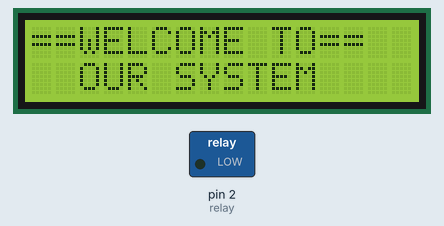
Bench run of a sketch on a simulated Arduino Uno, built with avr-gcc and run on an emulated ATmega328P. Shown: 16×2 character LCD, switched loads named in the sketch (green lamp = pin HIGH). The local clock reads 2024-03-15 10:24:30 at power-on unless the sketch sets it; what the sketch prints to the serial monitor is not drawn.

Above: at 0.1 s.
At 2.2 s:
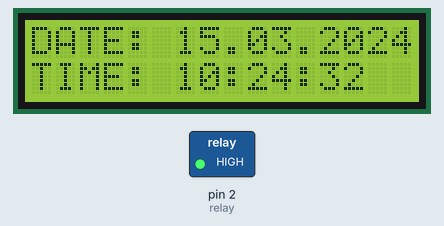
At 20.0 s:
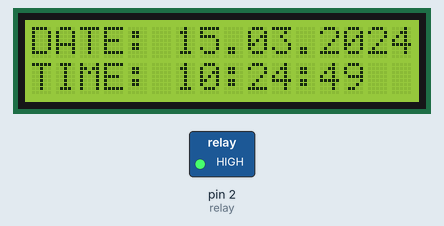
At 38.8 s:
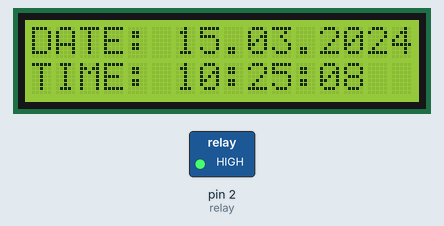
Timing chart, 0 to 40.0 s (numbered marks = the images above):
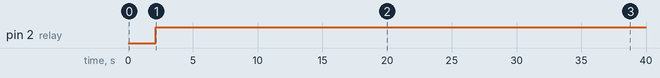

Measured:
- by itself, pin 2 (relay): LOW → HIGH at 2.1 s
- what the display in image 1 shows lasts 1.1 s, from 2.1 s to 3.2 s

The sketch:

Penyiram_Tanaman.ino
```cpp
#include <Wire.h>
#include <DS3231.h> //mengincludekan library DS3231
#include <LiquidCrystal_I2C.h>

DS3231  rtc(SDA, SCL); // inisialisasi penggunaan i2c
Time t;
LiquidCrystal_I2C lcd(0x27, 16, 2);

int jam; int menit; int detik; int relay = 2;

void setup() {
  Serial.begin(115200);
  pinMode(relay, OUTPUT);
  rtc.begin();
//    rtc.setDate(26, 5, 2023);   //mensetting tanggal 07 april 2018
//    rtc.setTime(12, 22, 00);     //menset jam 22:00:00
  //  rtc.setDOW(5);
  lcd.init();
  lcd.backlight();
  lcd.setCursor(0, 0); lcd.print("==WELCOME TO==");
  lcd.setCursor(2, 1); lcd.print("OUR SYSTEM");
  delay(2000);
}

void loop() {
  lcd.clear();
  lcd.setCursor(0, 0); lcd.print("DATE: "); lcd.setCursor(6, 0); lcd.print(rtc.getDateStr()); //prosedur pembacaan hari
  lcd.setCursor(0, 1); lcd.print("TIME: "); lcd.setCursor(6, 1); lcd.print(rtc.getTimeStr()); //prosedur pembacaan tanggal
  t = rtc.getTime();
  jam = t.hour;
  menit = t.min;
  detik = t.sec;
  if (jam == 13 && menit == 17   && detik == 00 ) {
    Serial.println("Siramm");
    digitalWrite(relay, LOW);
    delay(10000);
    digitalWrite(relay, HIGH);
  }
  else {
    digitalWrite(relay, HIGH);
  }
  if (jam == 13 && menit == 19 && detik == 00 ) {
    Serial.println("Siramm");
    digitalWrite(relay, LOW);
    delay(10000);
    digitalWrite(relay, HIGH);
  }
  else {
    digitalWrite(relay, HIGH);
  }

  delay(1000);
  Serial.print(rtc.getDOWStr()); //prosedur pembacaan hari
  Serial.print(", ");
  Serial.print(rtc.getDateStr()); //prosedur pembacaan tanggal
  Serial.println("");
  Serial.println(rtc.getTimeStr()); //prosedur pembacaan waktu
}
```
